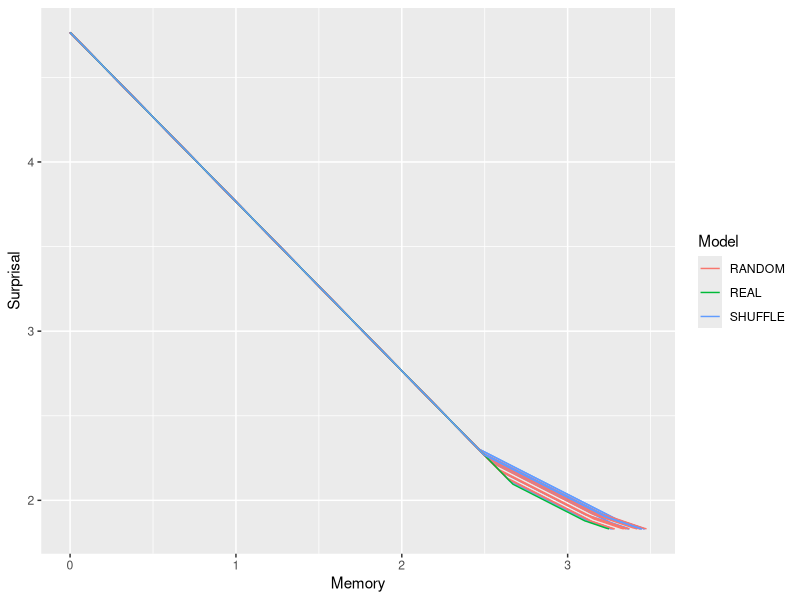
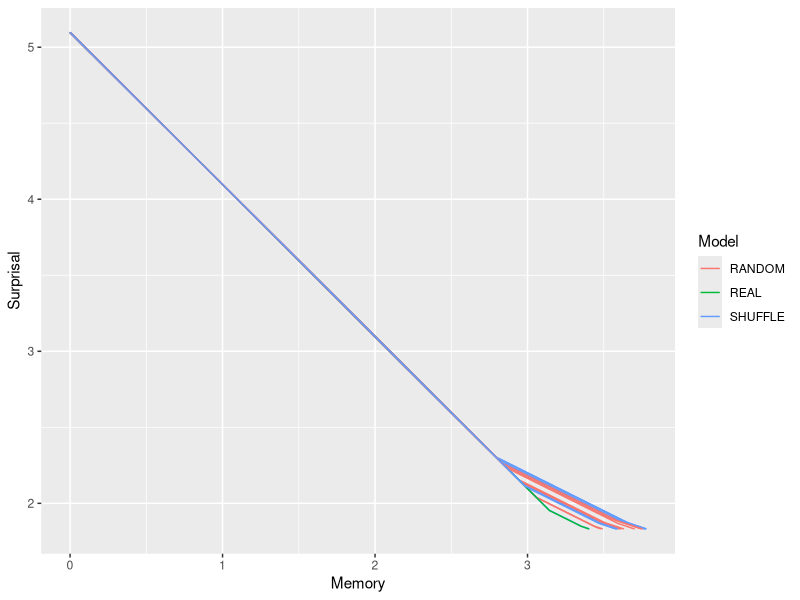

Reproduce these figures in R, in order.
library(ggplot2)
library(tidyr)
library(dplyr)

curves = read.csv("output/curves.tsv", sep=" ")
auc = read.csv("output/auc.tsv", sep=" ")


plot = ggplot(curves %>% filter(Script == "forWords_Celex_RandomOrder.py_model"), aes(x=Memory, y=Surprisal, color=Model, group=ModelID)) + geom_line()
ggsave(plot, file="figures/Japanese-suffixes.pdf")

plot = ggplot(curves %>% filter(Script == "forWords_Celex_RandomOrder_FormsWords.py_model"), aes(x=Memory, y=Surprisal, color=Model, group=ModelID)) + geom_line()
ggsave(plot, file="figures/Japanese-suffixes-words.pdf")


#ground = median(d2[d2$Type == "GROUND",]$AUC)
#real = median(d2[d2$Type == "REAL_REAL",]$AUC)
#random = d2[d2$Type == "RANDOM_BY_TYPE",]
#barWidth = (max(d2$AUC) - min(d2$AUC))/30
#
#plot = ggplot(d2, aes(x=AUC, fill=Type, color=Type))
#plot = plot + theme_classic()
#plot = plot + theme(legend.position="none")
#plot = plot + geom_density(data= d2 %>% filter(Type == "RANDOM_BY_TYPE"), aes(y=..scaled..))
#plot = plot + geom_bar(data = d2 %>% filter(Type %in% c("REAL_REAL", "GROUND")) %>% group_by(Type) %>% summarise(AUC=mean(AUC)) %>% mutate(y=1),  aes(y=y, group=Type), width=barWidth, stat="identity", position = position_dodge())
#ggsave(plot, file=paste("figures/",language,"-listener-surprisal-memory-HIST_AUC_onlyWordForms_boundedVocab.pdf", sep=""))
#
#
#
